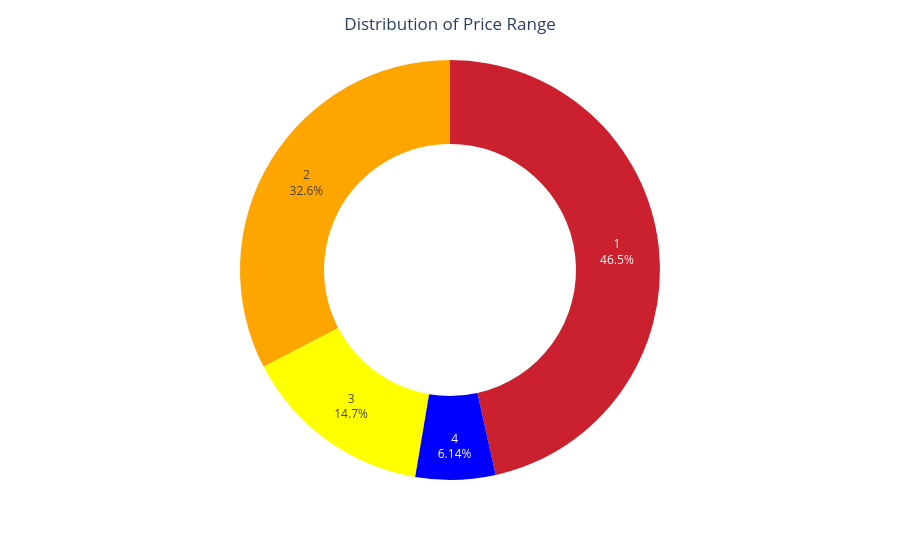

The cell this chart's notebook holds for it:
### Markdown cell above
Between 2015 and 2018, there is a clear year-over-year increase, suggesting a slight but steady upward trend in market growth toward the end of the observed period.

### Code cell
# Distribution of Price Range
price_range_count = df['Price_range'].value_counts().reset_index()
price_range_count.columns = ['Price_range', 'Count']

fig = px.pie(price_range_count, names='Price_range', values='Count', color_discrete_sequence=['#CB202D', 'orange', 'yellow', 'blue'], hole=0.6)
fig.update_traces(textinfo='percent+label')
fig.update_layout(title='Distribution of Price Range', title_x=0.5, showlegend=False)
fig.show()

### Figure 1 — Plotly figure (JSON) as saved in the notebook; plotly's stock layout.template omitted (floating-point values rounded to 4 significant figures)
{"data": [{"domain": {"x": [0, 1], "y": [0, 1]}, "hole": 0.6, "hovertemplate": "Price_range=%{label}<br>Count=%{value}<extra></extra>", "labels": [1, 2, 3, 4], "legendgroup": "", "name": "", "showlegend": true, "textinfo": "percent+label", "type": "pie", "values": [4438, 3113, 1405, 586]}], "layout": {"legend": {"tracegroupgap": 0}, "margin": {"t": 60}, "piecolorway": ["#CB202D", "orange", "yellow", "blue"], "showlegend": false, "title": {"text": "Distribution of Price Range", "x": 0.5}}}
